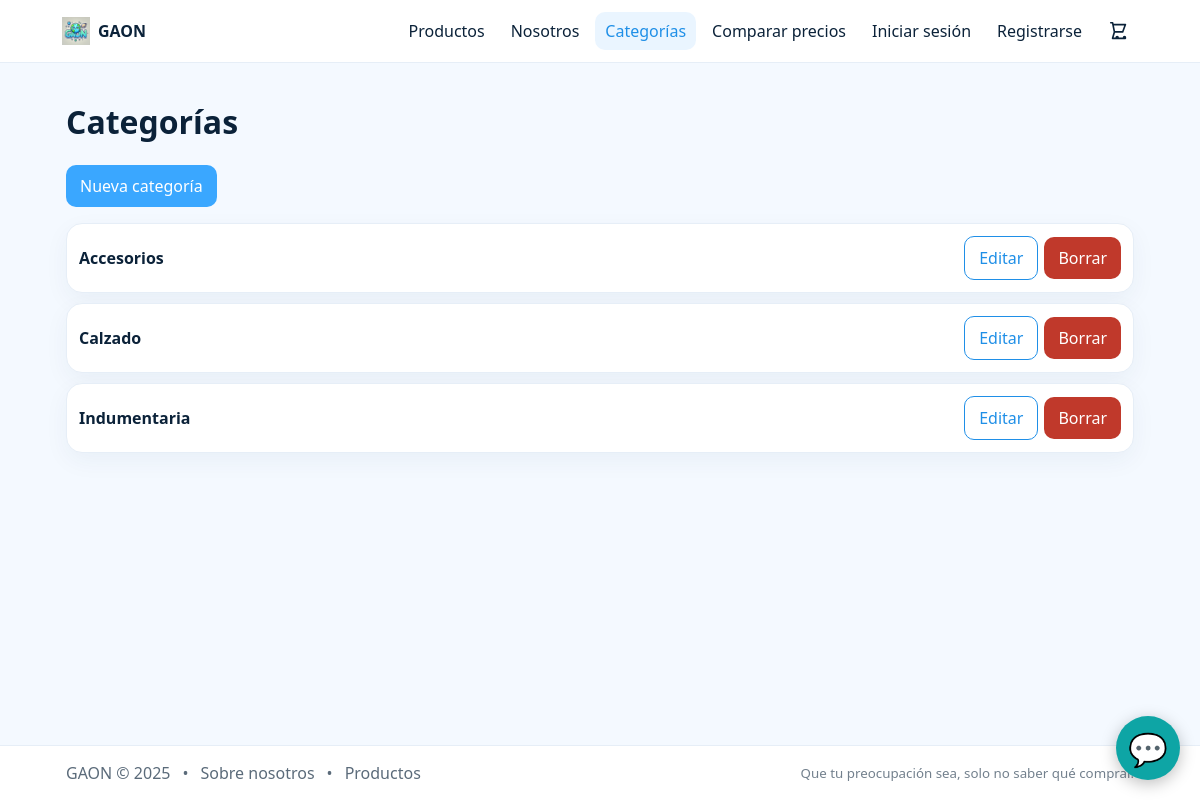
/categories/manage/ (signed in), run on an earlier commit of the app's database.
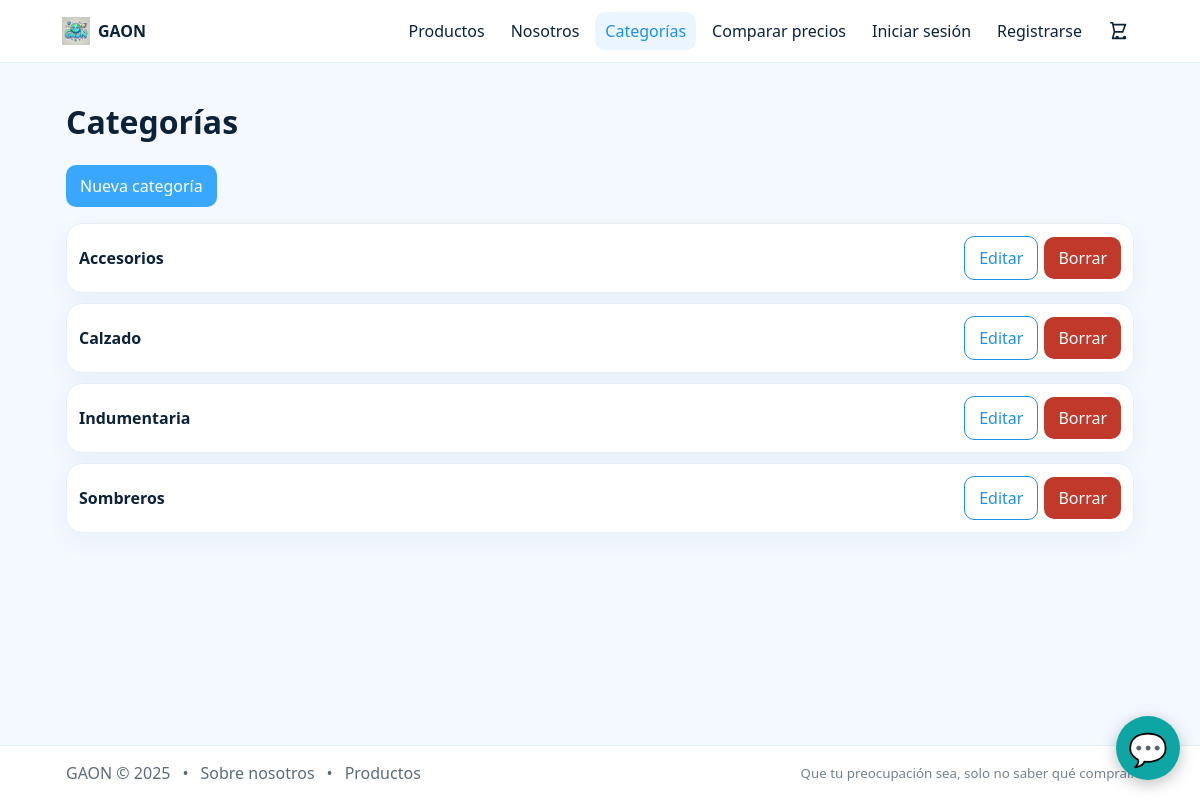
And on a later commit of the database.
### products/models.py (models this page shows, shortened)
class Category(models.Model):
    nombre = models.CharField(max_length=100, unique=True)
    slug = models.SlugField(max_length=120, unique=True, blank=True)
    class Meta:
        ordering = ["nombre"]

### products/web_views.py (the view)
# urls.py: path("manage/", web_views.category_list, name="category-manage"),
@login_required
def category_list(request):
    if not _is_staff(request.user):
        return HttpResponseForbidden("Solo staff.")
    qs = Category.objects.order_by("nombre")
    return render(request, "categories/manage/list.html", {"items": qs})

### products/web_views.py (called while the page is built)
def _is_staff(user) -> bool:
    return bool(user.is_staff or user.is_superuser)

### templates/categories/manage/list.html (shortened to what this page needs)
{% extends "base.html" %}
{% block content %}
<h1>Categorías</h1>
<div class="row" style="margin:10px 0">
  <a class="btn" href="/categories/manage/new/">Nueva categoría</a>
</div>
<div class="grid" style="grid-template-columns:1fr;gap:10px">
  {% for c in items %}
  <div class="card pad row" style="justify-content:space-between">
    <div><b>{{ c.nombre }}</b></div>
    <div class="row" style="gap:6px">
      <a class="btn outline" href="/categories/manage/{{ c.id }}/edit/">Editar</a>
      <a class="btn" style="background:#c0392b" href="/categories/manage/{{ c.id }}/delete/">Borrar</a>
    </div>
  </div>
  {% empty %}
  <p>No hay categorías.</p>
  {% endfor %}
</div>
{% endblock %}

What changed in the data, as far as the page shows it:
added Category: nombre "Sombreros"
